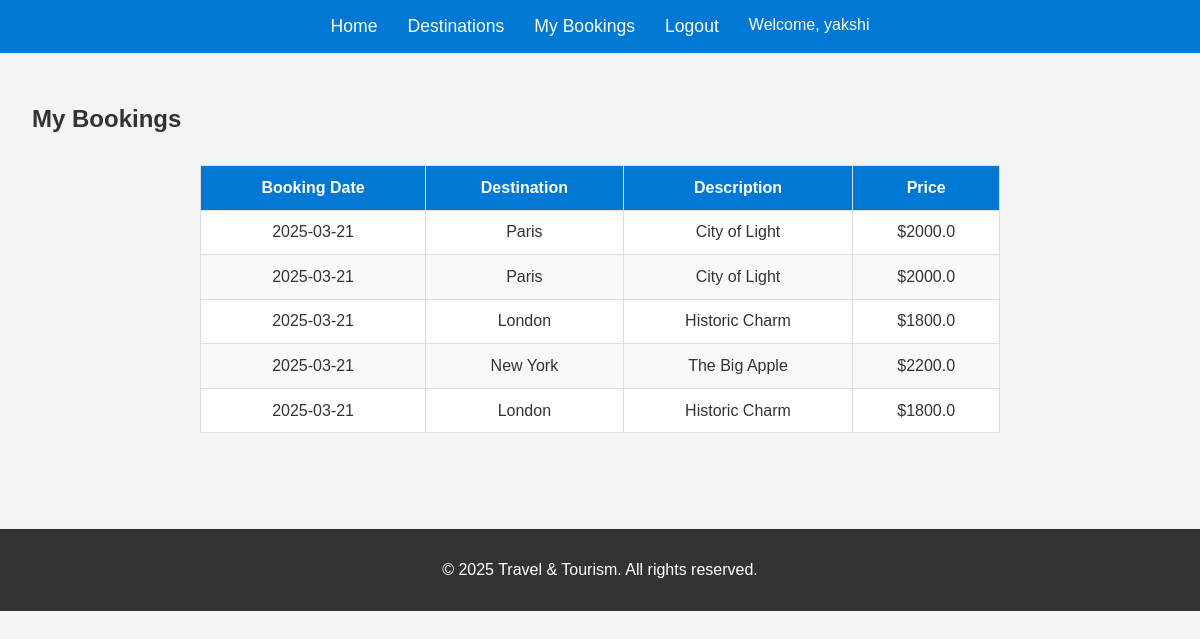
Screenshot of /my_bookings (signed in) with the database file from the repository.
### tables this page shows
CREATE TABLE bookings (
    id INTEGER PRIMARY KEY AUTOINCREMENT,
    user_id INTEGER NOT NULL,
    destination_id INTEGER NOT NULL,
    booking_date TEXT NOT NULL,
    FOREIGN KEY (user_id) REFERENCES users (id),
    FOREIGN KEY (destination_id) REFERENCES destinations (id)
);

CREATE TABLE destinations (
    id INTEGER PRIMARY KEY AUTOINCREMENT,
    name TEXT NOT NULL,
    description TEXT NOT NULL,
    price REAL NOT NULL,
    image TEXT NOT NULL
);

### app.py (the view)
@app.route('/my_bookings')
def my_bookings():
    if 'username' not in session:
        return redirect(url_for('login'))
    conn = get_db_connection()
    bookings = conn.execute('''
        SELECT b.booking_date, d.name, d.description, d.price
        FROM bookings b
        JOIN destinations d ON b.destination_id = d.id
        WHERE b.user_id = ?
    ''', (session['user_id'],)).fetchall()
    conn.close()
    return render_template('my_bookings.html', bookings=bookings)

### app.py (called while the page is built)
def get_db_connection():
    conn = sqlite3.connect('travel.db')
    conn.row_factory = sqlite3.Row
    return conn

### templates/my_bookings.html
{% extends "base.html" %}
{% block content %}
<section class="bookings-container">
    <h1>My Bookings</h1>
    {% if bookings %}
        <table>
            <thead>
                <tr>
                    <th>Booking Date</th>
                    <th>Destination</th>
                    <th>Description</th>
                    <th>Price</th>
                </tr>
            </thead>
            <tbody>
                {% for booking in bookings %}
                <tr>
                    <td>{{ booking['booking_date'] }}</td>
                    <td>{{ booking['name'] }}</td>
                    <td>{{ booking['description'] }}</td>
                    <td>${{ booking['price'] }}</td>
                </tr>
                {% endfor %}
            </tbody>
        </table>
    {% else %}
        <p>No bookings found.</p>
    {% endif %}
</section>
{% endblock %}

### static/css/styles.css (style rules this page uses)
body { font-family: Arial, sans-serif; margin: 0; padding: 0; background-color: #f4f4f4; color: #333; }
.bookings-container table { width: 100%; border-collapse: collapse; margin: 2rem auto; max-width: 800px; background: white; border-radius: 5px; }
.bookings-container table th, .bookings-container table td { border: 1px solid #ddd; padding: 0.8rem; text-align: center; }
.bookings-container table th { background-color: #0078D4; color: white; }
.bookings-container table tr:nth-child(even) { background-color: #f9f9f9; }

### rows the page displays
bookings: booking_date "2025-03-21", name "Paris", description "City of Light", price "2000.0"
bookings: booking_date "2025-03-21", name "Paris", description "City of Light", price "2000.0"
bookings: booking_date "2025-03-21", name "London", description "Historic Charm", price "1800.0"
bookings: booking_date "2025-03-21", name "New York", description "The Big Apple", price "2200.0"
bookings: booking_date "2025-03-21", name "London", description "Historic Charm", price "1800.0"

### other values shown
{{ session['username'] }} "yakshi"
